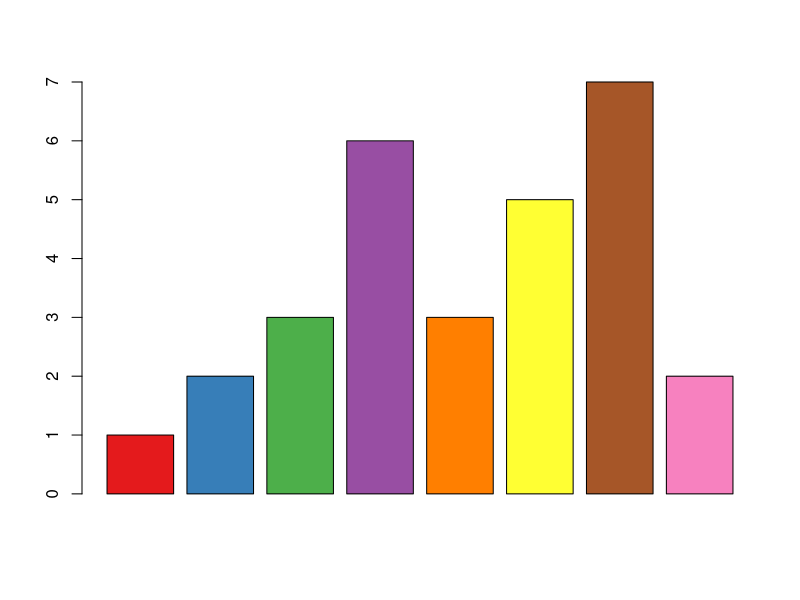

Write R code to recreate this figure.
stuff <- c(1,2,3,6,3,5,7,2)
library(RColorBrewer)
#brewer.pal(8, "Set1")
colors <- brewer.pal(length(stuff), "Set1")
barplot(stuff, col=colors)
